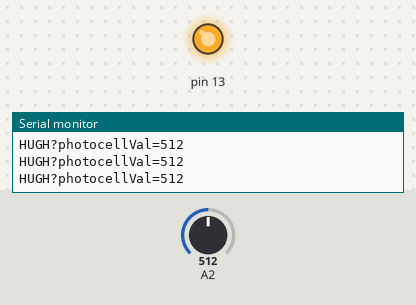
Simulated run of this sketch. Board: Arduino Uno, built with avr-gcc and run on an emulated ATmega328P. On the bench: output pins drawn as LEDs (lit = HIGH), the last lines printed to the serial monitor. Inputs (shaded band) come from the test bench; at power-on: A2 = 512.

Above: at 1.2 s.
1.3 s: A2 set to 57
2.8 s: A2 set to 47
At 4.2 s:
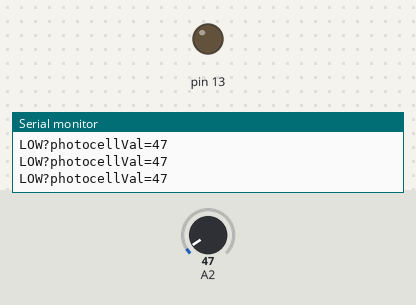
4.8 s: A2 set to 122
At 5.6 s:
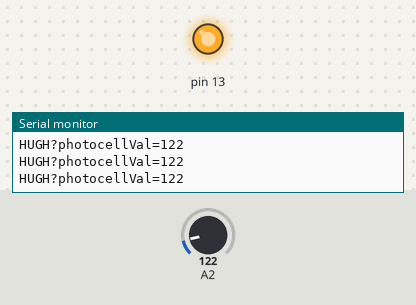
6.5 s: A2 set to 40
At 7.9 s:
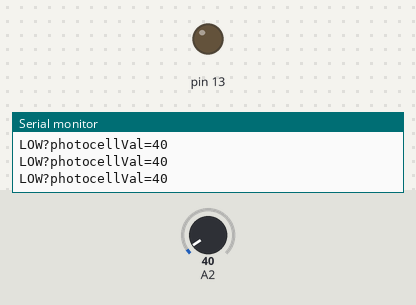
Timing chart, 0 to 9.2 s (numbered marks = the images above; inputs shaded):
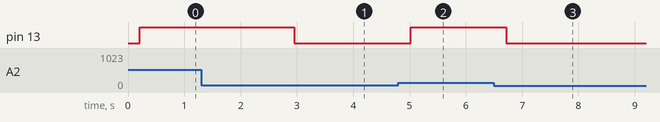

Measured:
- the behaviour switches between 51 and 50 on A2 (found by bisection; images 0 and 1)
- after the input at 2.8 s, pin 13: HIGH → LOW after 0.16 s
- after the input at 4.8 s, pin 13: LOW → HIGH after 0.22 s
- after the input at 6.5 s, pin 13: HIGH → LOW after 0.21 s

The sketch:

Light_trigger_capture.ino
```cpp
// HCSR04Ultrasonic/examples/UltrasonicDemo/UltrasonicDemo.pde
//#include <Ultrasonic.h>

#define US_TRIGGER_PIN  4
#define US_ECHO_PIN     3
#define PHOTOCELL_PIN 2; // 光敏電阻 (photocell) 接在 anallog pin 2
int photocellVal = 0; // photocell variable

//Ultrasonic ultrasonic(US_TRIGGER_PIN, US_ECHO_PIN);

void setup()
{
  Serial.begin(115200);
   pinMode(13, OUTPUT);
}

void Capture()
{
  digitalWrite(5, HIGH);
  delay(200);
  digitalWrite(5, LOW);
}

void loop()
{
  //float cmMsec, inMsec;
  //long microsec = ultrasonic.timing();

  //cmMsec = ultrasonic.convert(microsec, Ultrasonic::CM); // 計算距離&#65292;單位: 公分
  //inMsec = ultrasonic.convert(microsec, Ultrasonic::IN); // 計算距離&#65292;單位: 英吋


  // 讀取光敏電阻並輸出到 Serial Port
  photocellVal = analogRead(2);
  Serial.print("photocellVal=");
  Serial.println(photocellVal);

  delay(10);
  if ( photocellVal> 50)
  {
    Capture();
    Serial.print("HUGH?");
  digitalWrite(13, HIGH);
  }
  else
  {
     Serial.print("LOW?");
  digitalWrite(13, LOW);
  }
}
```
